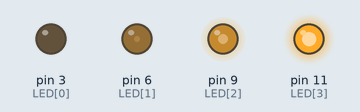
This sketch was run on a simulated Arduino Uno, built with avr-gcc and run on an emulated ATmega328P. Parts: output pins drawn as LEDs (lit = HIGH).

Above: at 0.1 s.
Timing chart, 0 to 1.6 s (numbered marks = the images above):
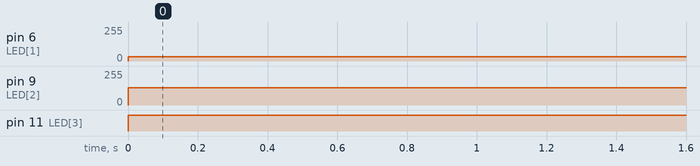

Measured:
- by itself, pin 6 (LED[1]): 0/255 → 32/255 at 0.00 s
- by itself, pin 9 (LED[2]): 0/255 → 128/255 at 0.00 s
- by itself, pin 11 (LED[3]): LOW → HIGH at 0.00 s

The sketch:

02.ino
```cpp
int LED[4] = {3, 6, 9, 11};//four LED Pin define
int s[4] = {0, 32, 128, 255};//single control

void setup() {
  //set output mode for four LEDs
  for (int i = 0; i < 4; i++)
    pinMode(LED[i], OUTPUT);
}

void loop() {
  //write single value for four difference LEDs
  for (int i = 0; i < 4; i++)
    analogWrite(LED[i], s[i]);
}
```
